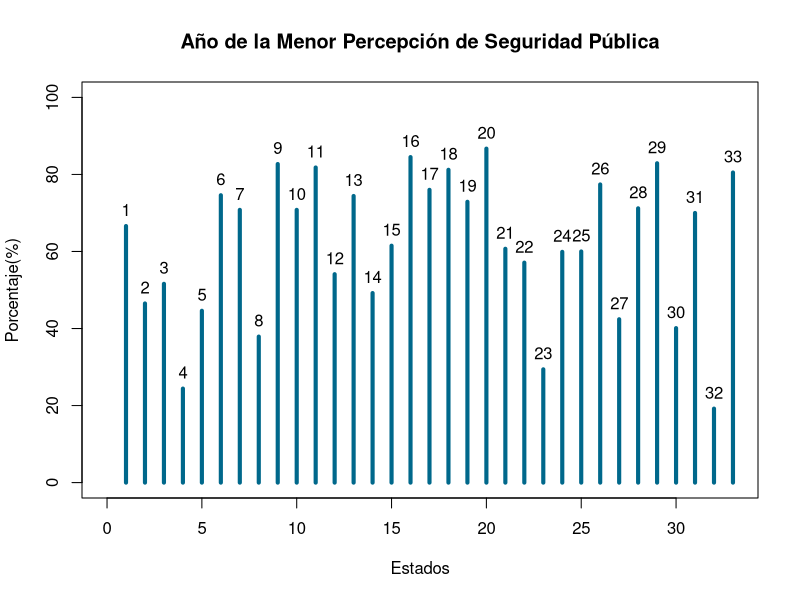
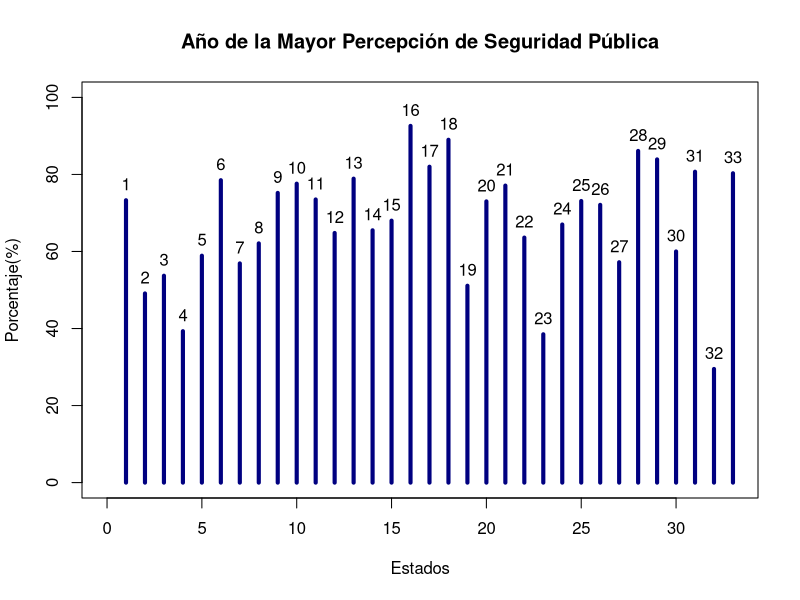
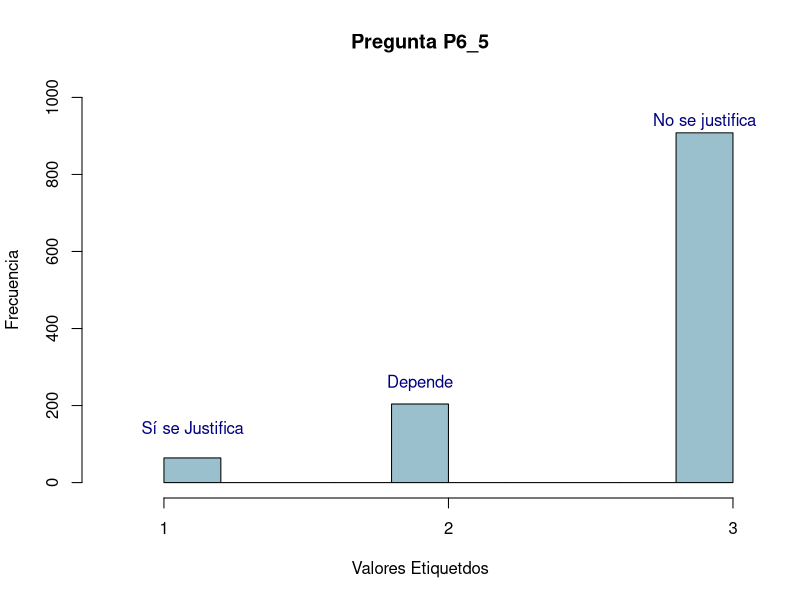

Source code (R) for these figures, in order:
## ---- chunk 1
knitr::opts_chunk$set(echo = TRUE)
library(readr)
migracion_de_mexico <- read_csv("Base_de_datos/Encuesta_Nacional_de_Migracion.csv")
revisiones_migratorias <-read_csv("Base_de_datos/revisiones-migratorias.csv")
Percepcion_Seguridad_Publica_Datos <- read_delim("Base_de_datos/Percepcion Seguridad Publica - Datos.csv", 
    ";", escape_double = FALSE, trim_ws = TRUE)
## ---- chunk 2
migracion_de_mexico_clean = migracion_de_mexico[,c(54:57,87:90,142,149:150,152:171,179:180,182:183,194:195,210:211,213:215,219:220,222:233,235,250,253:256,258:260)]
migracion_de_mexico_clean <- na.omit(migracion_de_mexico_clean)
migracion_de_mexico_clean
## ---- chunk 3
revisiones_migratorias_clean <- na.omit(revisiones_migratorias)
I_2015 <- data.frame(I_2015 = revisiones_migratorias_clean$`2015-01` + revisiones_migratorias_clean$`2015-02` + revisiones_migratorias_clean$`2015-03`)
II_2015 <- data.frame(II_2015 = revisiones_migratorias_clean$`2015-04` + revisiones_migratorias_clean$`2015-05` + revisiones_migratorias_clean$`2015-06`)
III_2015 <- data.frame(III_2015 = revisiones_migratorias_clean$`2015-07` + revisiones_migratorias_clean$`2015-08` + revisiones_migratorias_clean$`2015-09`)
IV_2015 <- data.frame(IV_2015 = revisiones_migratorias_clean$`2015-10` + revisiones_migratorias_clean$`2015-11` + revisiones_migratorias_clean$`2015-12`)

I_2016 <- data.frame(I_2016 = revisiones_migratorias_clean$`2016-01` + revisiones_migratorias_clean$`2016-02` + revisiones_migratorias_clean$`2016-03`)
II_2016 <- data.frame(II_2016 = revisiones_migratorias_clean$`2016-04` + revisiones_migratorias_clean$`2016-05` + revisiones_migratorias_clean$`2016-06`)
III_2016 <- data.frame(III_2016 = revisiones_migratorias_clean$`2016-07` + revisiones_migratorias_clean$`2016-8` + revisiones_migratorias_clean$`2016-09`)
IV_2016 <- data.frame(IV_2016 = revisiones_migratorias_clean$`2016-10` + revisiones_migratorias_clean$`2016-11` + revisiones_migratorias_clean$`2016-12`)

I_2017 <- data.frame(I_2017 = revisiones_migratorias_clean$`2017-01` + revisiones_migratorias_clean$`2017-02` + revisiones_migratorias_clean$`2017-03`)
II_2017 <- data.frame(II_2017 = revisiones_migratorias_clean$`2017-04` + revisiones_migratorias_clean$`2017-05` + revisiones_migratorias_clean$`2017-06`)
III_2017 <- data.frame(III_2017 = revisiones_migratorias_clean$`2017-07` + revisiones_migratorias_clean$`2017-08` + revisiones_migratorias_clean$`2017-9`)
IV_2017 <- data.frame(IV_2017 = revisiones_migratorias_clean$`2017-10` + revisiones_migratorias_clean$`2017-11` + revisiones_migratorias_clean$`2017-12`)

I_2018 <- data.frame(I_2018 = revisiones_migratorias_clean$`2018-01` + revisiones_migratorias_clean$`2018-02` + revisiones_migratorias_clean$`2018-03`)
II_2018 <- data.frame(II_2018 = revisiones_migratorias_clean$`2018-04` + revisiones_migratorias_clean$`2018-05` + revisiones_migratorias_clean$`2018-06`)
III_2018 <- data.frame(III_2018 = revisiones_migratorias_clean$`2018-07` + revisiones_migratorias_clean$`2018-08` + revisiones_migratorias_clean$`2018-09`)
IV_2018 <- data.frame(IV_2018 = revisiones_migratorias_clean$`2018-10` + revisiones_migratorias_clean$`2018-11` + revisiones_migratorias_clean$`2018-12`)

Nueva_tabla <- data.frame(c(revisiones_migratorias[,2], I_2015, II_2015, III_2015, IV_2015,  I_2016, II_2016, III_2016, IV_2016, I_2017, II_2017, III_2017, IV_2017, I_2018, II_2018, III_2018, IV_2018))
#revisiones_migratorias_clean
Nueva_tabla
## ---- chunk 4
Percepcion_Seguridad_publica_clean <- na.omit(Percepcion_Seguridad_Publica_Datos)
Percepcion_Seguridad_publica_clean
## ---- chunk 5
summary(Percepcion_Seguridad_publica_clean$`2010`)
## ---- chunk 6
summary(Percepcion_Seguridad_publica_clean$`2011`)
## ---- chunk 7
summary(Percepcion_Seguridad_publica_clean$`2012`)
## ---- chunk 8
summary(Percepcion_Seguridad_publica_clean$`2013`)
## ---- chunk 9
summary(Percepcion_Seguridad_publica_clean$`2014`)
## ---- chunk 10
summary(Percepcion_Seguridad_publica_clean$`2015`)
## ---- chunk 11
summary(Percepcion_Seguridad_publica_clean$`2016`)
## ---- chunk 12
summary(Percepcion_Seguridad_publica_clean$`2017`)
## ---- chunk 13
summary(Percepcion_Seguridad_publica_clean$`2018`)
## ---- chunk 14
plot(Percepcion_Seguridad_publica_clean$`2011`,main="Año de la Menor Percepción de Seguridad Pública", col="deepskyblue4",type="h", xlab = "Estados", ylab = "Porcentaje(%)", ylim = c(0,100), xlim = c(0,33), lwd = 4)
text(Percepcion_Seguridad_publica_clean$`2011`, labels = c("1","2","3","4","5","6","7","8","9","10","11","12","13","14","15","16","17","18","19","20","21","22","23","24","25","26","27","28","29","30","31","32","33"),pos = 3)
## ---- chunk 15
plot(Percepcion_Seguridad_publica_clean$`2013`,main="Año de la Mayor Percepción de Seguridad Pública", col="navy",lwd = 4,type="h", xlab = "Estados", ylab = "Porcentaje(%)", ylim = c(0,100), xlim = c(0,33))
text(Percepcion_Seguridad_publica_clean$`2013`, labels = c("1","2","3","4","5","6","7","8","9","10","11","12","13","14","15","16","17","18","19","20","21","22","23","24","25","26","27","28","29","30","31","32","33"),pos = 3)
## ---- chunk 16
x_1 = migracion_de_mexico_clean$p6_5[which(migracion_de_mexico_clean$p6_5 == "1")]
x_2 = migracion_de_mexico_clean$p6_5[which(migracion_de_mexico_clean$p6_5 == "2")]
x_3 = migracion_de_mexico_clean$p6_5[which(migracion_de_mexico_clean$p6_5 == "3")]

hist(c(x_1,x_2,x_3), main="Pregunta P6_5", xlab = "Valores Etiquetdos", ylab = "Frecuencia", xaxp = c(1,3,2),xlim = c(0.8,3) ,ylim = c(0,1000), col = "lightblue3")
text(1.1,100, label = "Sí se Justifica", pos = 3, col="navy")
text(1.9,220, label = "Depende", pos = 3, col="navy")
text(2.9,900, label = "No se justifica", pos = 3, col = "navy")
